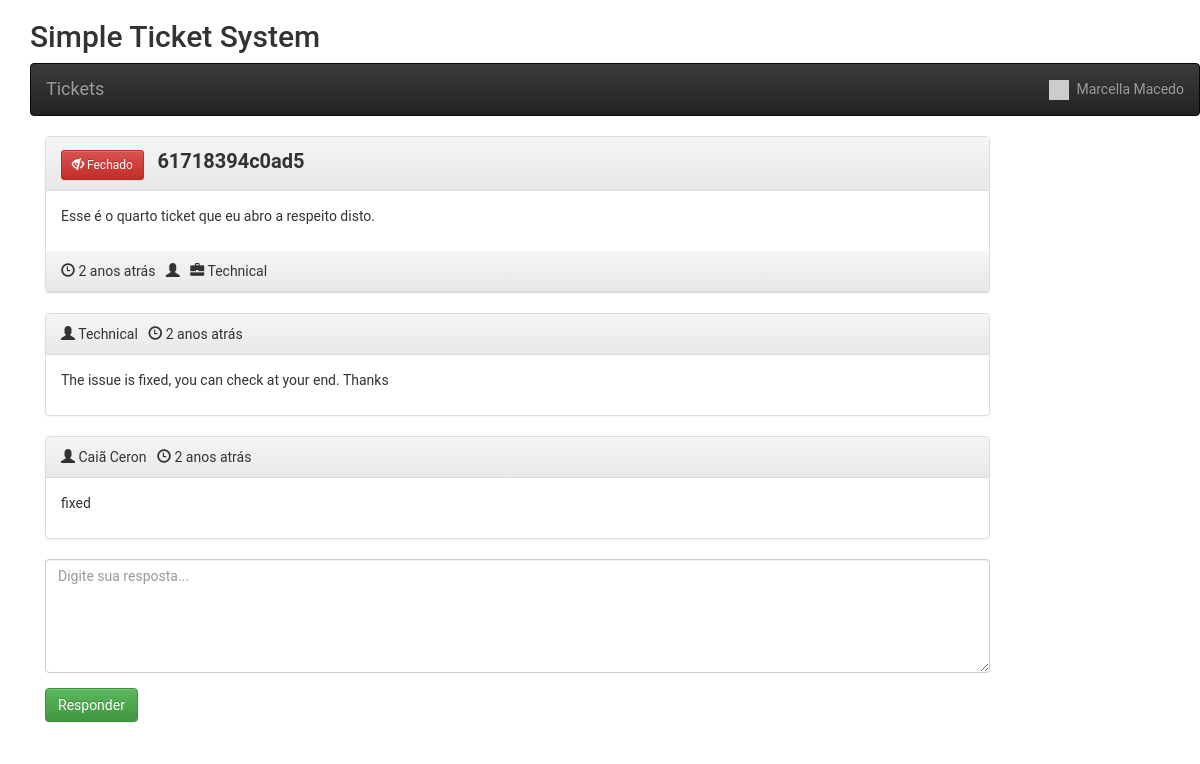
/view_ticket.php?id=2 (signed in), run on the app's committed database.
### tables this page shows
CREATE TABLE `users` (
  `id` int(11) NOT NULL,
  `name` varchar(250) NOT NULL,
  `email` varchar(250) NOT NULL,
  `password` varchar(250) NOT NULL,
  `user_type` enum('admin','support','user') NOT NULL,
  `status` int(11) NOT NULL,
  `create_at` datetime NOT NULL DEFAULT current_timestamp(),
  `update_at` datetime NOT NULL DEFAULT current_timestamp()
);

CREATE TABLE `tickets` (
  `id` int(11) NOT NULL,
  `title` varchar(250) NOT NULL,
  `protocol` varchar(20) NOT NULL,
  `user_id` int(11) NOT NULL,
  `init_msg` text NOT NULL,
  `department` int(11) NOT NULL,
  `date` varchar(250) NOT NULL,
  `last_reply` int(11) NOT NULL,
  `user_read` int(11) NOT NULL,
  `admin_read` int(11) NOT NULL,
  `resolved` int(11) NOT NULL
);

CREATE TABLE `departments` (
  `id` int(11) NOT NULL,
  `name` varchar(250) NOT NULL,
  `status` int(11) NOT NULL DEFAULT 1
);

CREATE TABLE `ticket_replies` (
  `id` int(11) NOT NULL,
  `user` int(11) NOT NULL,
  `text` text NOT NULL,
  `ticket_id` text NOT NULL,
  `date` varchar(20) NOT NULL
);

### class/Database.php (called while the page is built)
<?php
class Database
{
    public function dbConnect()
    {
        static $DBH = null;
        if (is_null($DBH)) {
            $connection = new mysqli(HOST, USER, PASSWORD, DATABASE);
            if ($connection->connect_error) {
                die("Banco de dados offline! (Ligar! -> XAMPP, WAMPP ETC...): " . $connection->connect_error);
            } else {
                $DBH = $connection;
            }
        }
        return $DBH;
    }
}

### init.php (called while the page is built, shortened)
<?php
require 'class/Database.php';
require 'class/Users.php';
require 'class/Time.php';
require 'class/Tickets.php';
$users = new Users;
$time = new Time;
$tickets = new Tickets;
?>

### class/Users.php (called while the page is built, shortened)
<?php
class Users extends Database
{
	private $userTable = 'users';
	private $dbConnect = false;
	public function __construct()
	{
		$this->dbConnect = $this->dbConnect();
	}
	public function getUserInfo()
	{
		if (!empty($_SESSION["userid"])) {
			$sqlQuery = "SELECT * FROM " . $this->userTable . "
				WHERE id ='" . $_SESSION["userid"] . "'";
			$result = mysqli_query($this->dbConnect, $sqlQuery);
			$userDetails = mysqli_fetch_assoc($result);
			return $userDetails;
		}
	}
}

### class/Tickets.php (called while the page is built, shortened)
<?php
class Tickets extends Database
{
	private $ticketTable = 'tickets';
	private $ticketRepliesTable = 'ticket_replies';
	private $dbConnect = false;
	public function __construct()
	{
		$this->dbConnect = $this->dbConnect();
	}
	public function ticketInfo($id)
	{
		$sqlQuery = "SELECT t.id, t.protocol, t.title, t.user_id, t.init_msg as message, t.date, t.last_reply, t.resolved, u.name as creater, d.name as department
			FROM " . $this->ticketTable . " t
			LEFT JOIN users u ON t.user_id = u.id
			LEFT JOIN departments d ON t.department = d.id
			WHERE t.protocol = '" . $id . "'";
		$result = mysqli_query($this->dbConnect, $sqlQuery);
		$tickets = mysqli_fetch_assoc($result);
		return $tickets;
	}
	public function getTicketReplies($id)
	{
		$sqlQuery = "SELECT r.id, r.text as message, r.date, u.name as creater, d.name as department, u.user_type
			FROM " . $this->ticketRepliesTable . " r
			LEFT JOIN " . $this->ticketTable . " t ON r.ticket_id = t.id
			LEFT JOIN users u ON r.user = u.id
			LEFT JOIN departments d ON t.department = d.id
			WHERE r.ticket_id = '" . $id . "'";
		$result = mysqli_query($this->dbConnect, $sqlQuery);
		$data = array();
		while ($row = mysqli_fetch_array($result, MYSQLI_ASSOC)) {
			$data[] = $row;
		}
		return $data;
	}
	public function updateTicketReadStatus($ticketId)
	{
		$updateField = '';
		if (isset($_SESSION["admin"])) {
			$updateField = "admin_read = '1'";
		} else {
			$updateField = "user_read = '1'";
		}
		$updateTicket = "UPDATE " . $this->ticketTable . "
			SET $updateField
			WHERE id = '" . $ticketId . "'";
		mysqli_query($this->dbConnect, $updateTicket);
	}
}

### class/Time.php (called while the page is built, shortened)
<?php
class Time extends Database
{
    public function ago($time)
    {
        $periods = array("segundo", "minuto", "hora", "dia", "semana", "mês", "ano", "decada");
        $lengths = array("60", "60", "24", "7", "4.35", "12", "10");
        $now = time();
        $difference = $now - $time;
        for ($j = 0; $difference >= $lengths[$j] && $j < count($lengths) - 1; $j++) {
            $difference /= $lengths[$j];
        }
        $difference = round($difference);
        if ($difference != 1) {
            $periods[$j] .= "s";
        }
        return $difference . " " . $periods[$j] . " atrás";
    }
}

### view_ticket.php (the view, shortened to what this page needs)
<?php
include 'init.php';
include('inc/header.php');
$ticketDetails = $tickets->ticketInfo($_GET['id']);
$ticketReplies = $tickets->getTicketReplies($ticketDetails['id']);
$user = $users->getUserInfo();
?>
<link rel="stylesheet" href="css/style.css" />
<?php include('inc/container.php'); ?>
<div class="container">
	<div class="row home-sections">
		<h2>Simple Ticket System</h2>
		<?php include('menus.php'); ?>
	</div>
	<section class="comment-list">
		<article class="row">
			<div class="col-md-10 col-sm-10">
				<div class="panel panel-default arrow left">
					<div class="panel-heading right">
						<?php if ($ticketDetails['resolved']) { ?>
							<button type="button" class="btn btn-danger btn-sm">
								<span class="glyphicon glyphicon-eye-close"></span> Fechado
							</button>
						<?php } else { ?>
							<button type="button" class="btn btn-success btn-sm">
								<span class="glyphicon glyphicon-eye-open"></span> Aberto
							</button>
						<?php } ?>
						<span class="ticket-title">
							<?php echo $ticketDetails['title']; ?>
						</span>
					</div>
					<div class="panel-body">
						<div class="comment-post">
							<p>
								<?php echo $ticketDetails['message']; ?>
							</p>
						</div>
					</div>
					<div class="panel-heading right">
						<span class="glyphicon glyphicon-time"></span> <time class="comment-date"
							datetime="16-12-2014 01:05"><i class="fa fa-clock-o"></i>
							<?php echo $time->ago($ticketDetails['date']); ?>
						</time>
						&nbsp;&nbsp;<span class="glyphicon glyphicon-user"></span>
						&nbsp;&nbsp;<span class="glyphicon glyphicon-briefcase"></span>
						<?php echo $ticketDetails['department']; ?>
					</div>
				</div>
			</div>
		</article>
		<?php foreach ($ticketReplies as $replies) { ?>
			<article class="row">
				<div class="col-md-10 col-sm-10">
					<div class="panel panel-default arrow right">
						<div class="panel-heading">
							<?php if ($replies['user_type'] == 'admin') { ?>
								<span class="glyphicon glyphicon-user"></span>
								<?php echo $ticketDetails['department']; ?>
							<?php } else { ?>
								<span class="glyphicon glyphicon-user"></span>
								<?php echo $replies['creater']; ?>
							<?php } ?>
							&nbsp;&nbsp;<span class="glyphicon glyphicon-time"></span> <time class="comment-date"
								datetime="16-12-2014 01:05"><i class="fa fa-clock-o"></i>
								<?php echo $time->ago($replies['date']); ?>
							</time>
						</div>
						<div class="panel-body">
							<div class="comment-post">
								<p>
									<?php echo $replies['message']; ?>
								</p>
							</div>
						</div>
					</div>
				</div>
			</article>
		<?php } ?>
		<form method="post" id="ticketReply">
			<article class="row">
				<div class="col-md-10 col-sm-10">
					<div class="form-group">
						<textarea class="form-control" rows="5" id="message" name="message"
							placeholder="Digite sua resposta..." required></textarea>
					</div>
				</div>
			</article>
			<article class="row">
				<div class="col-md-10 col-sm-10">
					<div class="form-group">
						<input type="submit" name="reply" id="reply" class="btn btn-success" value="Responder" />
					</div>
				</div>
			</article>
		</form>
	</section>
</div>
<?php include('inc/footer.php'); ?>

### menus.php (shortened to what this page needs)
<nav class="navbar navbar-inverse">
	<div class="container-fluid">
		<ul class="nav navbar-nav menus">
			<li id="ticket"><a href="ticket.php" class="navbar-brand">Tickets</a></li>
		</ul>
		<ul class="nav navbar-nav navbar-right">
			<li class="dropdown">
				<a href="#" class="dropdown-toggle" data-toggle="dropdown">
					<img src="//gravatar.com/avatar/<?php echo md5($user['email']); ?>?s=100" width="20px">&nbsp;
					<?php if (isset($_SESSION["userid"])) {
						echo $user['name'];
					} ?>
				</a>
			</li>
		</ul>
	</div>
</nav>

### css/style.css (style rules this page uses)
* { padding: 0; margin: 0; list-style: none; text-decoration: none; }
body { font-family: "Roboto", sans-serif; }
.ticket-title { font-weight: bold; font-size: 20px; margin-left: 10px; }

### data on the page
users: name "Marcella Macedo"
tickets: title "61718394c0ad5", init_msg "Esse é o quarto ticket que eu abro a respeito disto.", date "2 anos atrás", departments.name "Technical"
ticket_replies: date "2 anos atrás", text "The issue is fixed, you can check at your end. Thanks"
departments: name "Technical"
ticket_replies: users.name "Caiã Ceron", date "2 anos atrás", text "fixed"
